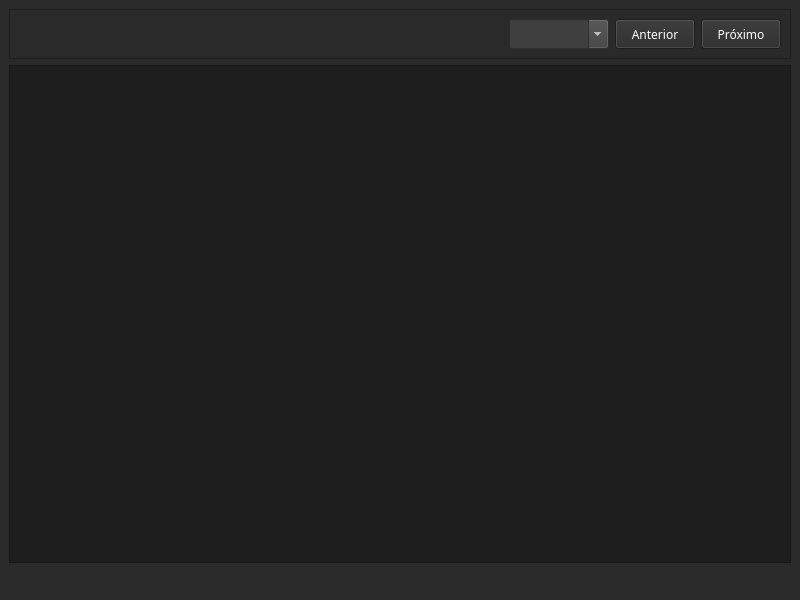
<?xml version="1.0" encoding="UTF-8"?>
<ui version="4.0">
 <class>MainWindow</class>
 <widget class="QMainWindow" name="MainWindow">
  <property name="geometry">
   <rect>
    <x>0</x>
    <y>0</y>
    <width>800</width>
    <height>600</height>
   </rect>
  </property>
  <property name="sizePolicy">
   <sizepolicy hsizetype="Expanding" vsizetype="Expanding">
    <horstretch>0</horstretch>
    <verstretch>0</verstretch>
   </sizepolicy>
  </property>
  <property name="font">
   <font>
    <pointsize>14</pointsize>
   </font>
  </property>
  <property name="windowTitle">
   <string>MainWindow</string>
  </property>
  <property name="styleSheet">
   <string notr="true">background: #2a2a2a;
color: #fdfdfd;</string>
  </property>
  <widget class="QWidget" name="centralwidget">
   <property name="sizePolicy">
    <sizepolicy hsizetype="Expanding" vsizetype="Expanding">
     <horstretch>0</horstretch>
     <verstretch>0</verstretch>
    </sizepolicy>
   </property>
   <layout class="QVBoxLayout" name="verticalLayout">
    <item>
     <widget class="QFrame" name="frame">
      <property name="sizePolicy">
       <sizepolicy hsizetype="Expanding" vsizetype="Preferred">
        <horstretch>0</horstretch>
        <verstretch>0</verstretch>
       </sizepolicy>
      </property>
      <property name="minimumSize">
       <size>
        <width>0</width>
        <height>0</height>
       </size>
      </property>
      <property name="frameShape">
       <enum>QFrame::StyledPanel</enum>
      </property>
      <property name="frameShadow">
       <enum>QFrame::Raised</enum>
      </property>
      <layout class="QHBoxLayout" name="horizontalLayout">
       <item>
        <widget class="QLabel" name="book_name">
         <property name="minimumSize">
          <size>
           <width>30</width>
           <height>0</height>
          </size>
         </property>
         <property name="font">
          <font>
           <family>Noto Sans</family>
           <pointsize>14</pointsize>
          </font>
         </property>
         <property name="text">
          <string/>
         </property>
        </widget>
       </item>
       <item>
        <widget class="QLabel" name="book_number">
         <property name="minimumSize">
          <size>
           <width>30</width>
           <height>0</height>
          </size>
         </property>
         <property name="font">
          <font>
           <family>Noto Sans</family>
           <pointsize>14</pointsize>
          </font>
         </property>
         <property name="text">
          <string/>
         </property>
        </widget>
       </item>
       <item>
        <spacer name="horizontalSpacer_2">
         <property name="orientation">
          <enum>Qt::Horizontal</enum>
         </property>
         <property name="sizeHint" stdset="0">
          <size>
           <width>40</width>
           <height>20</height>
          </size>
         </property>
        </spacer>
       </item>
       <item>
        <widget class="QComboBox" name="capitulos">
         <property name="minimumSize">
          <size>
           <width>100</width>
           <height>30</height>
          </size>
         </property>
         <property name="maximumSize">
          <size>
           <width>30</width>
           <height>100</height>
          </size>
         </property>
         <property name="font">
          <font>
           <family>Noto Sans</family>
           <pointsize>11</pointsize>
          </font>
         </property>
         <property name="styleSheet">
          <string notr="true">background: #3f3f3f;
color: #fdfdfd;</string>
         </property>
         <property name="editable">
          <bool>true</bool>
         </property>
         <property name="maxVisibleItems">
          <number>15</number>
         </property>
        </widget>
       </item>
       <item>
        <widget class="QPushButton" name="btn_prev">
         <property name="minimumSize">
          <size>
           <width>80</width>
           <height>30</height>
          </size>
         </property>
         <property name="font">
          <font>
           <family>Noto Sans</family>
          </font>
         </property>
         <property name="text">
          <string>Anterior</string>
         </property>
        </widget>
       </item>
       <item>
        <widget class="QPushButton" name="btn_next">
         <property name="minimumSize">
          <size>
           <width>80</width>
           <height>30</height>
          </size>
         </property>
         <property name="font">
          <font>
           <family>Noto Sans</family>
          </font>
         </property>
         <property name="text">
          <string>Próximo</string>
         </property>
        </widget>
       </item>
      </layout>
     </widget>
    </item>
    <item>
     <widget class="QTextEdit" name="textEdit">
      <property name="font">
       <font>
        <family>Noto Sans</family>
        <pointsize>14</pointsize>
       </font>
      </property>
      <property name="styleSheet">
       <string notr="true">background: #1e1e1e;
</string>
      </property>
      <property name="readOnly">
       <bool>true</bool>
      </property>
     </widget>
    </item>
   </layout>
  </widget>
  <widget class="QMenuBar" name="menubar">
   <property name="geometry">
    <rect>
     <x>0</x>
     <y>0</y>
     <width>800</width>
     <height>28</height>
    </rect>
   </property>
  </widget>
  <widget class="QStatusBar" name="statusbar">
   <property name="font">
    <font>
     <family>Noto Sans</family>
     <pointsize>12</pointsize>
    </font>
   </property>
  </widget>
 </widget>
 <resources/>
 <connections/>
</ui>
